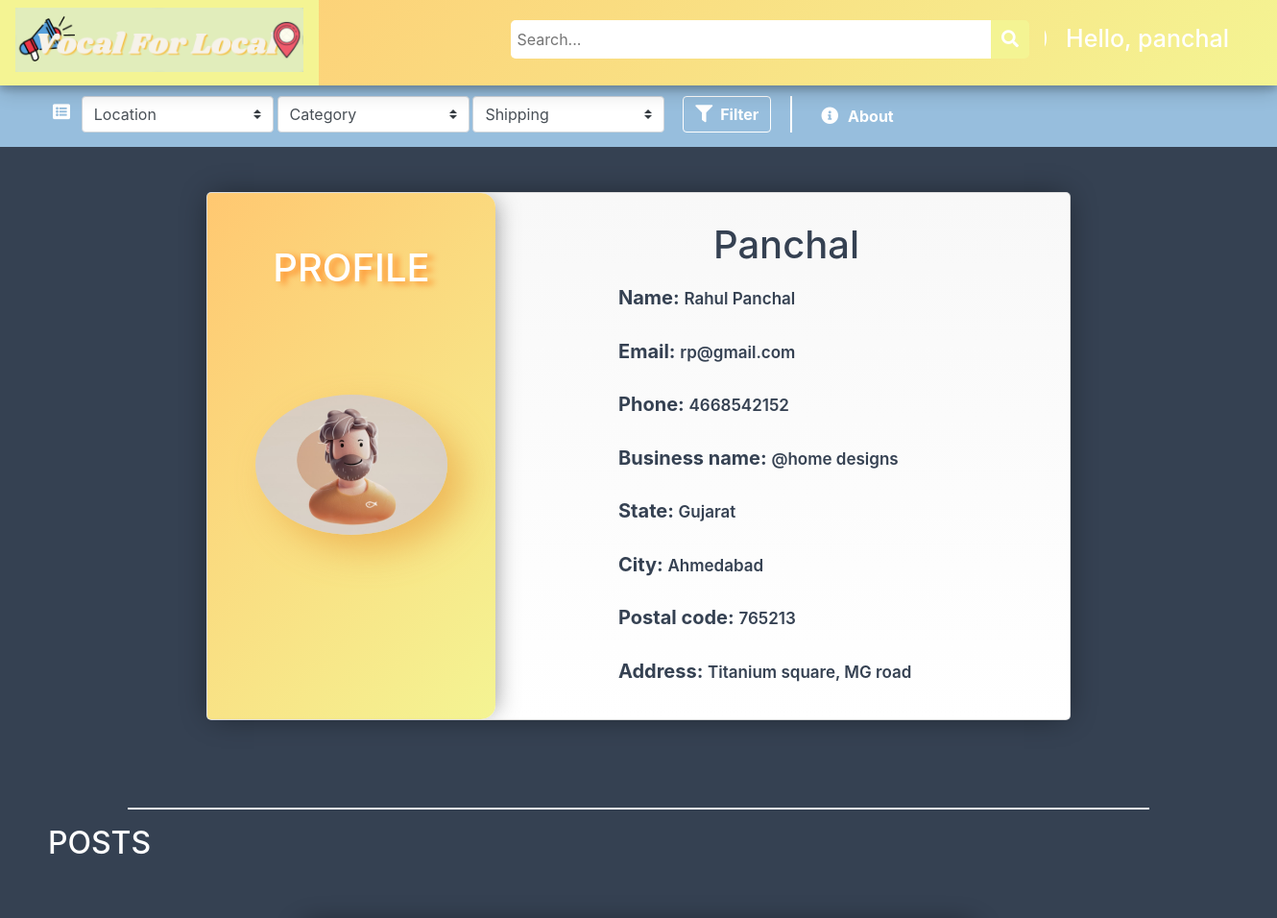
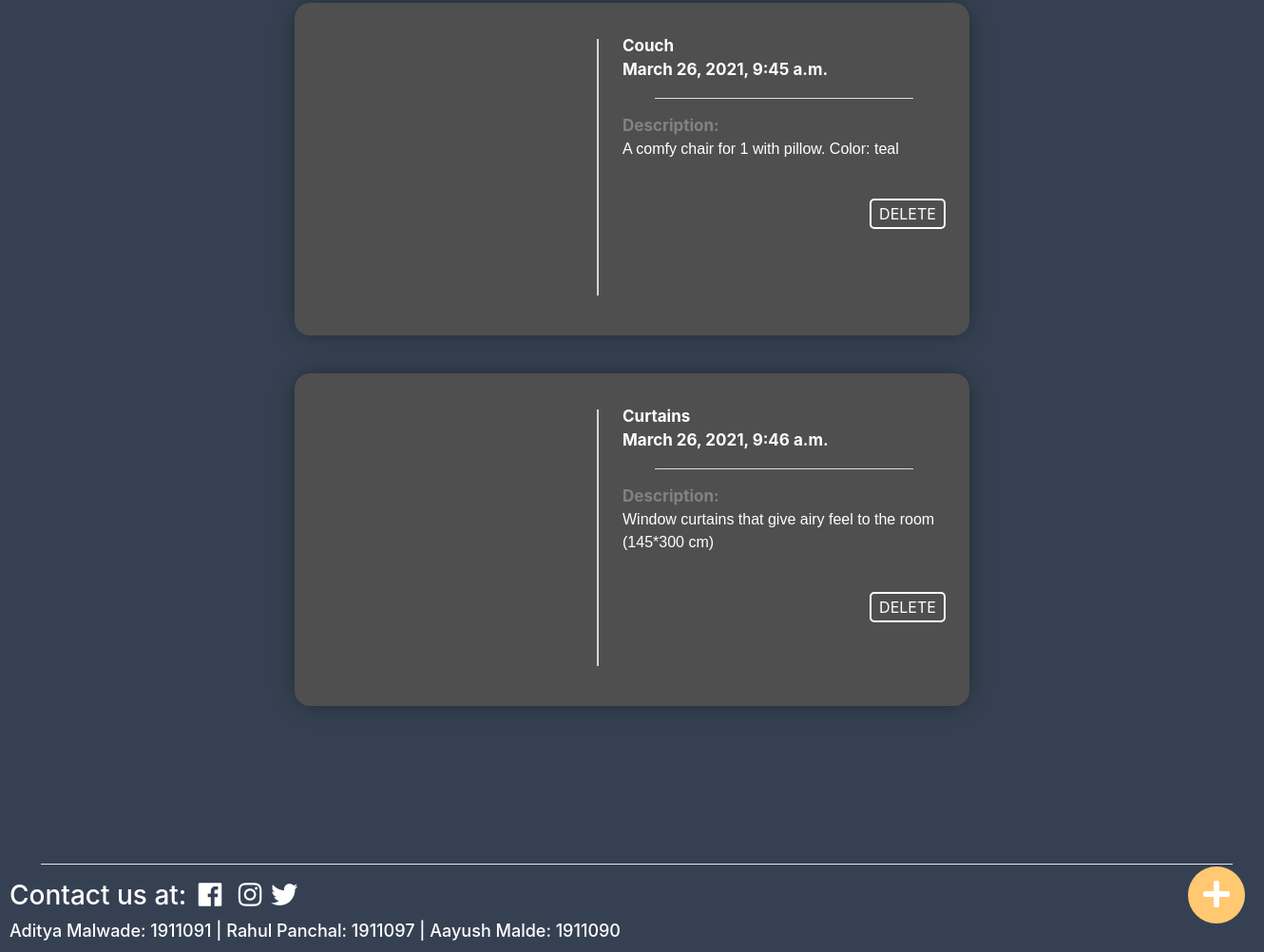
The page /profile/ (signed in) on the database as committed earlier (2 pictures, top to bottom).
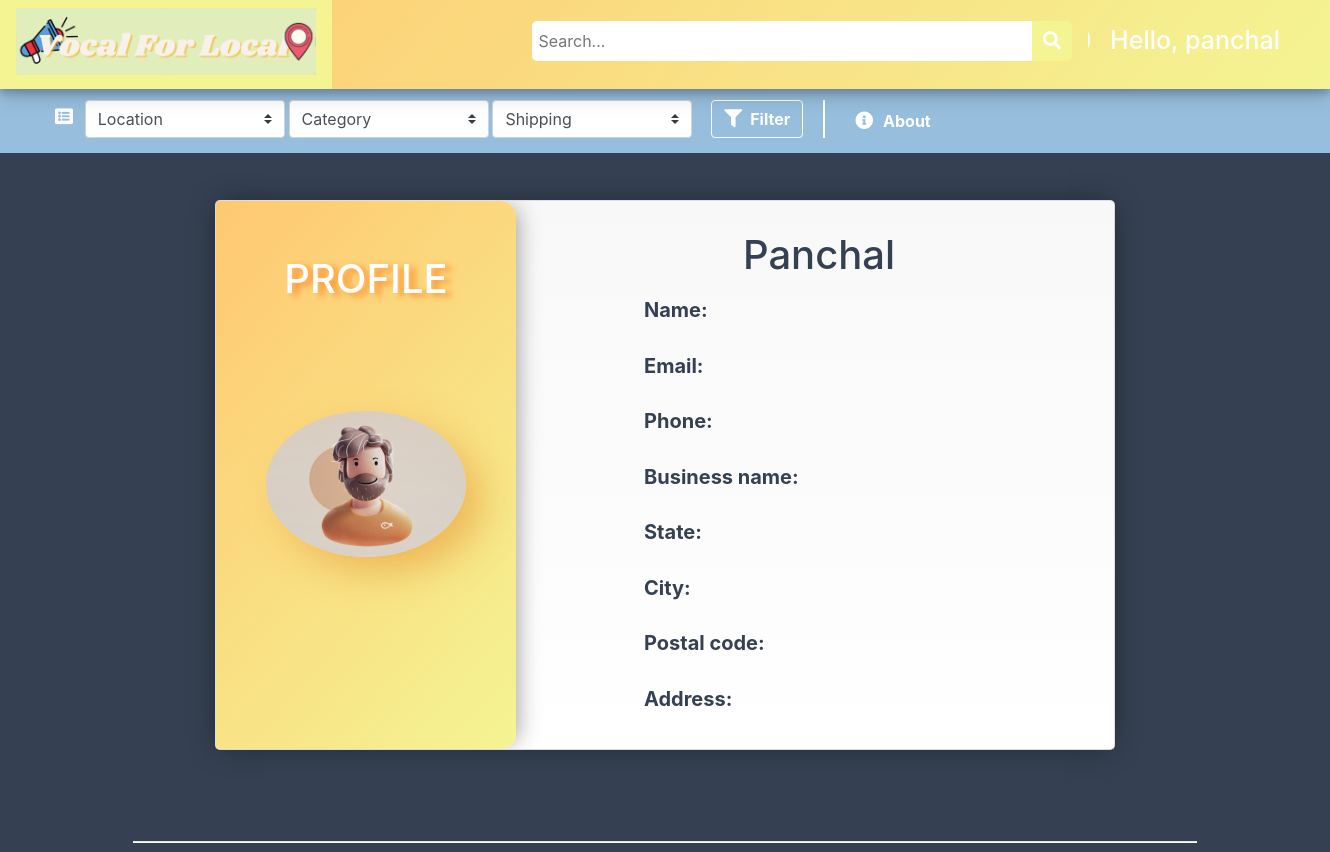
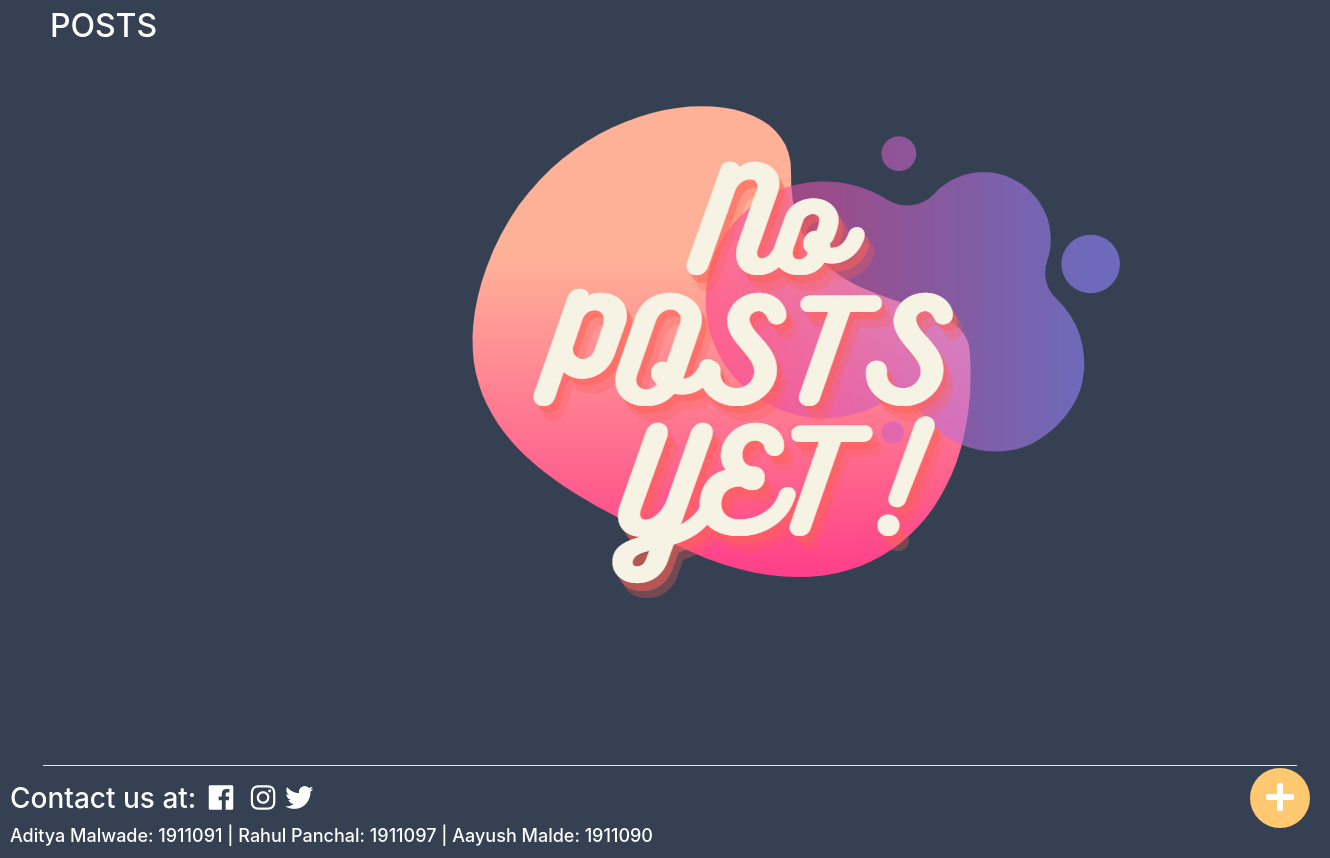
The same page on the database as committed later (2 pictures, top to bottom).
### main/models.py (models this page shows, shortened)
class Customer(models.Model):
    id = models.IntegerField(primary_key=True, null=False)
    name = models.CharField(max_length=100, null=True)
    phone = models.CharField(max_length=10, null=True)
    email = models.CharField(max_length=50, null=True)
    state = models.CharField(max_length=20, null=True)
    postal_code = models.IntegerField(null=True)
    city = models.CharField(max_length=20, null=True)
    address = models.CharField(max_length=100, null=True)
    business_name = models.CharField(max_length=50,null=True)
    date_created = models.DateTimeField(auto_now_add=True, null=True)

class Post(models.Model):
    p_id = models.IntegerField(primary_key=True, null=False)
    name = models.CharField(max_length=50,null=True)
    description = models.CharField(max_length=1000, null=True)
    photo = models.ImageField(upload_to="images/",null=True,verbose_name="")
    owner = models.ForeignKey(Customer, null=True, on_delete= models.CASCADE)
    date_created = models.DateTimeField(auto_now_add=True, null=True)
    category = models.CharField(max_length=100, null=True)
    availability = models.CharField(max_length=20, null=True)
    location = models.CharField(max_length=50, null=True)
    business_name = models.CharField(max_length=50,null=True)
    @property
    def imageURL(self):
        try:
            url = self.photo.url
        except :
            url = ''
        return url

### main/views.py (the view, shortened to what this page needs)
# urls.py: path('profile/',views.profile,name="profile"),
def profile(request):
	if(Customer.objects.filter(pk=request.user.id).exists()):
		user_profile = Customer.objects.get(id = request.user.id)
		user_posts = Post.objects.filter(owner = request.user.id)
		init_dict = {
			"u_name" : user_profile.name,
			"phone" : user_profile.phone,
			"email" : request.user.email,
			"business_name" : user_profile.business_name,
			"state" : user_profile.state,
			"city" : user_profile.city,
			"postal_code" : user_profile.postal_code,
			"address" : user_profile.address,
		}
		form = ProfileForm(initial = init_dict)
		return render(request,'main/profile.html',context={'form':form, 'user_posts':user_posts, 'user_profile':user_profile })
	form = ProfileForm
	return render(request,'main/profile.html',context={'form':form})

### main/templates/main/profile.html (shortened to what this page needs)
{% load static %}
<!DOCTYPE html>
<html>
<head>
  <link rel="stylesheet" href="https://stackpath.bootstrapcdn.com/bootstrap/4.3.1/css/bootstrap.min.css"
 />
  <link rel="stylesheet" type="text/css" href="{%static '/css/profile.css' %}" />
  <link rel="stylesheet" href="https://use.fontawesome.com/releases/v5.6.1/css/all.css"
 />
</head>
<body style="background-color: #354152;">
  <div class="topnav">
    <a class="active" href="{% url 'home' %}">
      <img id="logo" src="{% static 'images/logo_final.png' %}" alt="VocalForLocal" />
    </a>
    <div class="search">
      <form action="#">
        <input type="text" placeholder=" Search..." name="search" />
        <button>
          <i class="fa fa-search" style="font-size: 18px;"> </i>
        </button>
      </form>
    </div>
    <span class="hello-msg">
      Hello, {% if user.is_authenticated %} {{request.user}} {% else %} User
      {% endif %}
    </span>
    {% if user.is_authenticated %}
    <div class="drop-down">
      <button class="dropbtn">
        <i class="far fa-user-circle" style="font-size: 40px;"> </i>
      </button>
    </div>
    {% endif %}
  </div>
  <div class="menu-bar">
    <ul>
      <li>
        <form method="POST" action='/home/'>
        <i class="fa fa-list-alt" aria-hidden="true" style="font-size: 18px; padding-right: 8px; color: white"></i>
          <select name="location" class="custom-select" style="width: 200px; height: 38px;">
            <option selected value= "0">Location</option>
          </select>
          <select name="category-option" class="custom-select" style="width: 200px; height: 38px;">
            <option selected value="0">Category</option>
          </select>
          <span style="padding-right: 15px;">
            <select name="availability-option" class="custom-select" style="width: 200px; height: 38px;">
              <option selected value= "0">Shipping</option>
            </select>
          </span>
          <button class="btn btn-outline-secondary" type="submit" name="filter-btn" style="border: 1px solid ;color:
            white;font-weight: bold;">
            <i class="fas fa-filter" style="font-size: 18px; padding-right: 8px; color: white"></i>Filter
          </button>
        </form>
      </li>
      <li style="margin-top: 20px; border: none;">
        <i class="fa fa-info-circle" style="font-size: 18px; padding-right: 2px; color: white">
        </i>
        <button class="home-about">
          <a class="active" href="{% url 'about' %}" style="text-decoration: none;">About</a>
        </button>
      </li>
    </ul>
  </div>
  {% if user.is_authenticated %}
  <a class="fixedButton" href="{% url 'upload' %}">
    <div class="roundedFixedBtn"><i class="fa fa-plus"></i></div>
  </a>
  {% endif %}
  {% if user.is_authenticated %}
  <div class="center">
    <div class="card">
      <div class="additional">
        <div class="user-card">
          <div class="level center">
            <h1>PROFILE</h1>
          </div>
          <div class="icon">
            <img id="profile-logo" src="{% static 'images/profile.PNG' %}" alt="profile-logo">
          </div>
        </div>
            {% load crispy_forms_tags %}
      </div>
      {% if user.is_authenticated %}
      <div class="general" style="overflow:hidden">
        <h1 style="color: #354152; text-transform: capitalize;">{{request.user}}</h1>
        <p>
          <ul style="list-style-type: none; font-size: 17px; color: #354152; font-weight: 600;">
            <li><span style="font-size: 20px; font-weight: bold;">Name:  </span>{{user_profile.name}}</li>
            <br>
            <li><span style="font-size: 20px; font-weight: bold;">Email: </span>{{user_profile.email}}</li>
            <br>
            <li><span style="font-size: 20px; font-weight: bold;">Phone:  </span>{{user_profile.phone}}</li>
            <br>
            <li><span style="font-size: 20px; font-weight: bold;">Business name:  </span>{{user_profile.business_name}}</li>
            <br>
            <li><span style="font-size: 20px; font-weight: bold;">State:  </span>{{user_profile.state}}</li>
            <br>
            <li><span style="font-size: 20px; font-weight: bold;">City:  </span>{{user_profile.city}}</li>
            <br>
            <li><span style="font-size: 20px; font-weight: bold;">Postal code:  </span>{{user_profile.postal_code}}</li>
            <br>
            <li><span style="font-size: 20px; font-weight: bold;">Address:  </span>{{user_profile.address}}</li>
          </ul>
        </p>
      </div>
      {% endif %}
    </div>
  </div>
  <br>
  <br>
  <br>
  <br>
  <br>
  <br>
  <br>
  <br>
  <br>
  <br>
  <br>
  <br>
  <br>
  <br>
  <br>
  <br>
  <br>
  <br>
  <br>
  <br>
  <br>
  <br>
  <br>
  <br>
  <br>
  <br>
  <br>
  <br>
  <div>
    <hr style="width: 80%; height: 0.5px; background-color: white;">
    <h2 style="font: verdana; margin-left: 50px; color: white;">POSTS</h2>
    <br>
    {% if user_posts %}
    <div class="card-container">
      {% for p in user_posts %}
      <div class="cards">
        <header class="article-header">
          <div style="width: 300px; height: 270px; margin-top: 18px; padding-right: 20px;
               border-right: solid rgb(216, 214, 214) 2px; background-image: url({{p.imageURL}});
               background-position: center; background-size: cover;">
          </div>
        </header>
        <div class="author" style="color: white; margin-left: 320px; width: 350px; height: 100%; margin-top: -290px; padding: 5px;" >
          <div class="profile" style="width: 100%; height: fit-content; margin-top: 10px; font-size: 17px; font-weight: bold;">{{p.name}} <p>{{p.date_created}}</p></div>
          <hr style="width: 80%; background-color: whitesmoke;">
          <div class="info">
            <div class="caption" style="font-size: 17px; font-weight: bold;">Description: </div>
            <div class="name" style="overflow-x: hidden; display: flex; flex-direction: row;flex-wrap: wrap; font-family: Verdana, Geneva, Tahoma, sans-serif;">
              {{p.description}}
            </div>
            <button id='delete-btn' type="submit" name="{{p.p_id}}">
              <a href="{% url 'delete_post' %}?p_id={{p.p_id}}" style="text-decoration: none; color: white;">DELETE</a>
            </button>
          </div>
        </div>
      </div>
    {% endfor %}
    </div>
    {% else %}
      <div style="width: 900px; height: 550px;background: url('/static/images/def_post.PNG') no-repeat; margin: 1px  420px;">
      </div>
    {% endif %}
  </div>
  {% endif %}
  <br>
  <br>
  <br>
  <br>
  <br>
  <div class="footer" style="padding-left: 10px;">
    <hr style="width: 95%;height: 0.5px; background-color: white;"/>
    <h3 style="color: white;">Contact us at: <span style="margin:0px 5px;"><i class="fab fa-facebook"></i></span>
      <span style="margin:0px 5px;"><i class="fab fa-instagram"></i></span><span style="margin:0px 5px;"><i class="fab fa-twitter"></i></span>
      <div><span style="font-size: 18px;">Aditya Malwade: 1911091 | Rahul Panchal: 1911097 | Aayush Malde: 1911090</span></div>
  </div>
</body>
</html>

### static/css/profile.css (style rules this page uses)
.hello-msg { position: relative; float: right; font: verdana; font-weight: 500; font-size: 25px; color: #fff; margin-right: 50px; margin-top: 22px; text-align: center; }
.topnav { background: linear-gradient(311deg, #f4f493, #ffc871); overflow: hidden; box-shadow: 0 4px 8px 0 rgba(0, 0, 0, 0.2), 0 6px 20px 0 rgba(0, 0, 0, 0.19); position: fixed; top: 0; width: 100%; z-index: 2; }
.topnav a { float: left; color: #f2f2f2; text-align: center; padding: 14px 16px; text-decoration: none; font-size: 17px; }
.topnav a.active { color: rgb(255, 102, 0); text-shadow: 2px 2px 7px #ebab4a; }
.search input[type="text"] { width: 500px; height: 40px; border-top-left-radius: 5px; border-bottom-left-radius: 5px; border: none; margin-top: 20px; background-color: #ffff; }
.search { float: left; margin-left: 200px; margin-top: 1px; }
.search button { height: 40px; width: 40px; background-color: #f4f493; color: #ffff; border-top-right-radius: 5px; border-bottom-right-radius: 5px; float: right; margin-top: 20px; padding: 5px 10px; margin-right: 16px; font-size: 12px; border: none; cursor: pointer; }
#logo { width: 300px; height: 100%; overflow: hidden; margin-top: -6px; }
#profile-logo { border-radius: 50%; margin-top: 70%; margin-left: 50px; width: 200px; height: 200%; box-shadow: 17px 16px 38px -1px rgba(235,171,74,0.78); -webkit-box-shadow: 17px 16px 38px -1px rgba(235,171,74,0.78); -moz-box-shadow: 17px 16px 38px -1px rgba(235,171,74,0.78); }
.drop-down { overflow: hidden; }
.drop-down .dropbtn { position: relative; background: none; color: white; float: right; margin-top: 15px; margin: 0; padding: 20px 20px; font-size: 16px; border: none; }
.menu-bar { overflow: hidden; position:static; margin-top: 85px; top: 86px; background: #97bedd; width: 100%; text-align: left; }
.menu-bar ul { display : inline-flex; list-style: none; margin-top: unset; margin-bottom: unset; }
.menu-bar ul li { width:200; padding-right : 20px; margin-right : 20px; margin : 15px 15px; border-right: 2px solid; color: white; font-weight: bold; }
.home-about { background-color: #97bedd; border: none; transition: background-color 0.5s; padding: 4px; }
.home-about a { color: white; font-weight: bold; }
.fixedButton { position: fixed; bottom: 10px; right: 0px; padding: 20px; z-index: 5; }
.roundedFixedBtn { height: 60px; line-height: 60px; width: 60px; font-size: 2em; font-weight: bold; border-radius: 50%; background-color: #ffc871; color: white; text-align: center; cursor: pointer; }
.center { position: absolute; top: 475px; left: 50%; -webkit-transform: translate(-50%, -50%); transform: translate(-50%, -50%); }
.card { width: 900px; height: 550px; background-color: #fff; background: linear-gradient(#f8f8f8, #fff); border-radius: 5px; overflow: hidden; position: relative; margin: 1.5rem; box-shadow: 0px 0px 29px -5px rgba(0,0,0,0.48); -webkit-box-shadow: 0px 0px 29px -5px rgba(0,0,0,0.48); -moz-box-shadow: 0px 0px 29px -5px rgba(0,0,0,0.48); }
.card h1 { text-align: center; }
.card .additional { border-top-right-radius:15px ; border-bottom-right-radius:15px ; position: absolute; width: 300px; height: 100%; background: linear-gradient(311deg, #f4f493, #ffc871); transition: width 0.4s; overflow: hidden; z-index: 2; box-shadow: 7px 0px 23px -7px rgba(84,84,84,0.62); -webkit-box-shadow: 7px 0px 23px -7px rgba(84,84,84,0.62); -moz-box-shadow: 7px 0px 23px -7px rgba(84,84,84,0.62); }
.card .additional .user-card { width: 300px; height: 100%; position: relative; float: left; }
.card .additional .user-card::after { content: ""; display: block; position: absolute; top: 10%; right: -2px; height: 80%; border-left: 2px solid #ffff; }
.card .additional .user-card .level { top: 15%; color: #ffff; text-shadow: 6px 3px 6px rgba(255, 104, 0, 0.65); text-transform: uppercase; font-size: 0.75em; font-weight: bold; padding: 0.125rem 0.75rem; white-space: nowrap; }
.card .additional .user-card .icon { top: 50%; }
.card .general { width: 500px; height: 100%; position: absolute; right: 10px; z-index: 1; box-sizing: border-box; padding-right: 70px; padding-top: 30px; }
.footer { position: relative; }

Rows that differ between the two databases and show on the page:
removed Customer: name "Rahul Panchal", email "rp@gmail.com", phone "4668542152", business_name "@home designs", state "Gujarat", city "Ahmedabad", postal_code "765213", address "Titanium square, MG road"
removed Post: name "Couch", date_created "March 26, 2021, 9:45 a.m.", description "A comfy chair for 1 with pillow. Color: teal"
removed Post: name "Curtains", date_created "March 26, 2021, 9:46 a.m.", description "Window curtains that give airy feel to the room (145*300 cm)"
